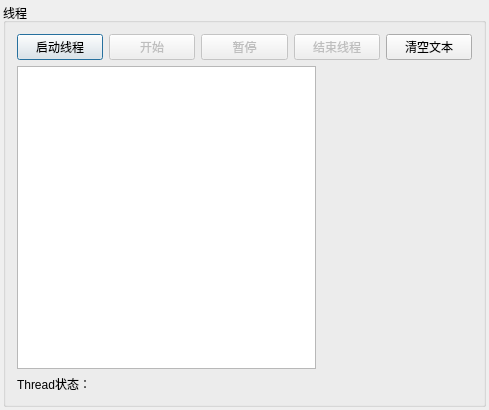
<?xml version="1.0" encoding="UTF-8"?>
<ui version="4.0">
 <class>Dialog</class>
 <widget class="QDialog" name="Dialog">
  <property name="geometry">
   <rect>
    <x>0</x>
    <y>0</y>
    <width>489</width>
    <height>410</height>
   </rect>
  </property>
  <property name="windowTitle">
   <string>多线程，使用信号与主线程通讯</string>
  </property>
  <layout class="QVBoxLayout" name="verticalLayout_2">
   <property name="spacing">
    <number>3</number>
   </property>
   <property name="leftMargin">
    <number>3</number>
   </property>
   <property name="topMargin">
    <number>3</number>
   </property>
   <property name="rightMargin">
    <number>3</number>
   </property>
   <property name="bottomMargin">
    <number>3</number>
   </property>
   <item>
    <widget class="QGroupBox" name="groupBox">
     <property name="title">
      <string>线程</string>
     </property>
     <layout class="QVBoxLayout" name="verticalLayout">
      <item>
       <layout class="QHBoxLayout" name="horizontalLayout">
        <item>
         <widget class="QPushButton" name="btnStartThread">
          <property name="text">
           <string>启动线程</string>
          </property>
         </widget>
        </item>
        <item>
         <widget class="QPushButton" name="btnDiceBegin">
          <property name="enabled">
           <bool>false</bool>
          </property>
          <property name="text">
           <string>开始</string>
          </property>
         </widget>
        </item>
        <item>
         <widget class="QPushButton" name="btnDiceEnd">
          <property name="enabled">
           <bool>false</bool>
          </property>
          <property name="text">
           <string>暂停</string>
          </property>
         </widget>
        </item>
        <item>
         <widget class="QPushButton" name="btnStopThread">
          <property name="enabled">
           <bool>false</bool>
          </property>
          <property name="text">
           <string>结束线程</string>
          </property>
         </widget>
        </item>
        <item>
         <widget class="QPushButton" name="btnClear">
          <property name="text">
           <string>清空文本</string>
          </property>
         </widget>
        </item>
       </layout>
      </item>
      <item>
       <layout class="QHBoxLayout" name="horizontalLayout_3">
        <item>
         <widget class="QPlainTextEdit" name="plainTextEdit"/>
        </item>
        <item>
         <widget class="QLabel" name="LabPic">
          <property name="minimumSize">
           <size>
            <width>150</width>
            <height>0</height>
           </size>
          </property>
          <property name="text">
           <string/>
          </property>
          <property name="pixmap">
           <pixmap resource="res.qrc">:/dice/images/d0.jpg</pixmap>
          </property>
         </widget>
        </item>
       </layout>
      </item>
      <item>
       <widget class="QLabel" name="LabA">
        <property name="text">
         <string>Thread状态：</string>
        </property>
       </widget>
      </item>
     </layout>
    </widget>
   </item>
  </layout>
 </widget>
 <layoutdefault spacing="6" margin="11"/>
 <resources>
  <include location="res.qrc"/>
 </resources>
 <connections/>
</ui>
